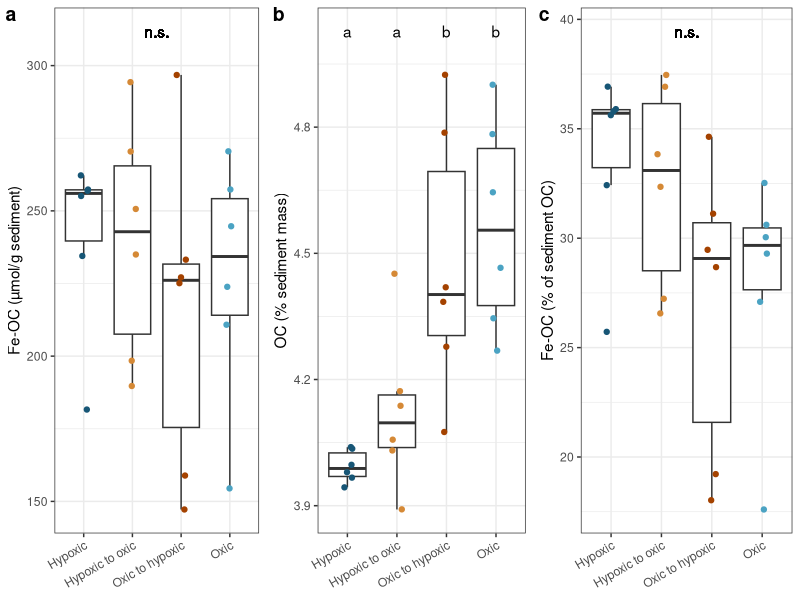

Recreate this plot in R.
## ---- chunk 1
knitr::opts_chunk$set(echo = TRUE)
library(tidyverse)
library(lubridate)
library(ggpubr)
library(rstatix)
## ---- chunk 2
#Load data
calcs_raw = read.csv("../data/processed_data/Microcosm_sediment.csv", na = c("","NA"))

calcs_trimmed = calcs_raw%>%
  mutate(Extracted_sed_mg = Vial_with_sed_after_fumig_mg-Vial_mg,
         CN_mg = ifelse(CN_mg > Extracted_sed_mg&!is.na(Extracted_sed_mg), Extracted_sed_mg, CN_mg),#The mass used for CN cannot be greater than the extracted sediment mass
         Correction = (Extracted_sed_mg-Initial_sed_mg)/Extracted_sed_mg,
         Correction = ifelse(Type == "init",0,Correction),
         Corrected_CN_mg = CN_mg-(CN_mg*Correction),
         C_pct = 100*C_mg/Corrected_CN_mg)

calcs_exp = calcs_trimmed%>%
  pivot_wider(id_cols = c(Experiment_treatment, Experiment_sample_date, Rep), values_from = C_pct, names_from = Type, names_prefix = "C_pct_")%>%
  mutate(Fe_OC_pct = (C_pct_con - C_pct_ext) / C_pct_init *100,
         Fe_OC_per_unit_sed = 1000000*(C_pct_con-C_pct_ext)/55.85/100)%>%
  select(-C_pct_con,-C_pct_ext)
## ---- chunk 3
#Select only data from the microcosm experiment
calcs_exp = calcs_exp%>%
  filter(Experiment_sample_date%in%c(20,23)) #Only analyzing differences between treatments at the end of the experiment (days 20 and 23)

calcs_exp$Experiment_treatment<- factor(calcs_exp$Experiment_treatment, levels = c("ex","aa","ao","oa","oo"), labels = c("Day 0","Hypoxic","Hypoxic to oxic","Oxic to hypoxic","Oxic"))

levene_test(calcs_exp, Fe_OC_pct~Experiment_treatment)
levene_test(calcs_exp, C_pct_init~Experiment_treatment)
levene_test(calcs_exp, Fe_OC_per_unit_sed~Experiment_treatment)

#STATS
anova_pct = aov(lm(Fe_OC_pct~Experiment_treatment, data = calcs_exp))
summary(anova_pct) #not significant

anova_sed = aov(lm(calcs_exp$Fe_OC_per_unit_sed~calcs_exp$Experiment_treatment))
summary(anova_sed) #not significant

anova_c = aov(lm(calcs_exp$C_pct_init~calcs_exp$Experiment_treatment))
summary(anova_c) #p<0.001
TukeyHSD(anova_c)
calcs_exp%>%
  group_by(Experiment_treatment)%>%
  summarize(c = mean(C_pct_init),
            c_sd = sd(C_pct_init),
  )

mass_lim = c(min(calcs_exp$Fe_OC_per_unit_sed, na.rm = T),max(calcs_exp$Fe_OC_per_unit_sed, na.rm = T))
c_lim = c(min(calcs_exp$C_pct_init, na.rm = T),max(calcs_exp$C_pct_init, na.rm = T))
pct_lim = c(min(calcs_exp$Fe_OC_pct, na.rm = T),max(calcs_exp$Fe_OC_pct, na.rm = T))


#PLOTS
#Below, I make three separate plots that then get combined and exported

#Fe-OC as a percentage of total sediment OC
feoc_pct = calcs_exp%>%
  ggplot(aes(x = Experiment_treatment, y = Fe_OC_pct))+
  geom_boxplot(outlier.shape = NA)+
  geom_jitter(width = 0.1, aes(color = Experiment_treatment))+ 
  geom_text(aes(x = 2.5, y = pct_lim[2]+0.1*(pct_lim[2]-pct_lim[1]), label = "n.s."))+
  scale_color_manual(values = c("#175676","#D58936","#A44200","#4BA3C3")) +
  ylab("Fe-OC (% of sediment OC)")+
  xlab("Treatment")+
  theme_bw()+
  theme(axis.text.x = element_text(angle = 30, vjust = 1, hjust = 1),
        axis.title.x = element_blank())+
  xlab("")

#OC as a percentage of sediment mass. I am adding labels for which groups are significantly different (p<0.05) on this panel but not the others because this is the only panel with significant differences between treatments.
#prep labels
Labels<- c(NA,"a","a","b","b")
Experiment_treatment<- c("Day 0","Hypoxic","Hypoxic to oxic","Oxic to hypoxic","Oxic")
C_pct_init = c_lim[2]+0.1*(c_lim[2]-c_lim[1])
sig = data.frame(Labels, Experiment_treatment,C_pct_init)
#Make graph
oc_pct = calcs_exp%>%
  ggplot(aes(x = Experiment_treatment, y = C_pct_init))+
  geom_boxplot(outlier.shape = NA)+
  geom_jitter(width = 0.1, aes(color = Experiment_treatment))+
  scale_color_manual(values = c("#175676","#D58936","#A44200","#4BA3C3")) +
  geom_text(data = sig%>%filter(Experiment_treatment != "Day 0"), aes(label = Labels))+
  ylab("OC (% sediment mass)")+
  theme_bw()+
  theme(axis.text.x = element_text(angle = 30, vjust = 1, hjust = 1),
        axis.title.x = element_blank())+
  xlab("")

#Total Fe-OC per g of sediment
feoc_total = calcs_exp%>%
  ggplot(aes(x = Experiment_treatment, y = Fe_OC_per_unit_sed))+
  geom_boxplot(outlier.shape = NA)+
  geom_jitter(width = 0.1, aes(color = Experiment_treatment))+
  scale_color_manual(values = c("#175676","#D58936","#A44200","#4BA3C3")) +
  geom_text(aes(x = 2.5, y = mass_lim[2]+0.1*(mass_lim[2]-mass_lim[1]), label = "n.s."))+
  ylab("Fe-OC (µmol/g sediment)")+
  xlab("")+
  theme_bw()+
  theme(axis.text.x = element_text(angle = 30, vjust = 1, hjust = 1),
        axis.title.x = element_blank())

#Combine and export figures
jpeg("../figures/All_sed_data_exp.jpg", width = 6, height = 3, units = "in", res = 300)
ggpubr::ggarrange(feoc_total, oc_pct,feoc_pct, nrow = 1, labels = "auto", common.legend = T, legend = "none")
dev.off()
